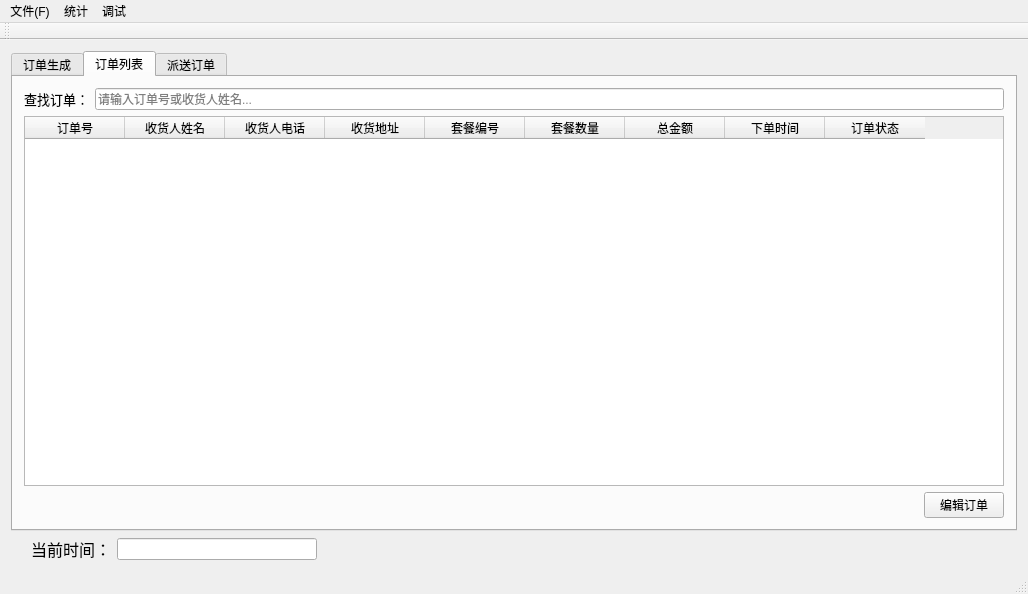
<?xml version="1.0" encoding="UTF-8"?>
<ui version="4.0">
 <class>MainWindowClass</class>
 <widget class="QMainWindow" name="MainWindowClass">
  <property name="geometry">
   <rect>
    <x>0</x>
    <y>0</y>
    <width>1028</width>
    <height>594</height>
   </rect>
  </property>
  <property name="windowTitle">
   <string>MainWindow</string>
  </property>
  <widget class="QWidget" name="centralWidget">
   <layout class="QHBoxLayout" name="horizontalLayout_10">
    <item>
     <layout class="QVBoxLayout" name="verticalLayout_4">
      <item>
       <widget class="QTabWidget" name="tabWidget">
        <property name="currentIndex">
         <number>1</number>
        </property>
        <widget class="QWidget" name="tab">
         <attribute name="title">
          <string>订单生成</string>
         </attribute>
         <layout class="QHBoxLayout" name="horizontalLayout_4">
          <item>
           <widget class="QSplitter" name="splitter">
            <property name="orientation">
             <enum>Qt::Orientation::Horizontal</enum>
            </property>
            <widget class="QGroupBox" name="groupBox">
             <property name="sizePolicy">
              <sizepolicy hsizetype="Preferred" vsizetype="Preferred">
               <horstretch>10</horstretch>
               <verstretch>0</verstretch>
              </sizepolicy>
             </property>
             <property name="title">
              <string>套餐</string>
             </property>
             <layout class="QHBoxLayout" name="horizontalLayout">
              <item>
               <widget class="QScrollArea" name="shelvesSetMealScrollArea">
                <property name="widgetResizable">
                 <bool>true</bool>
                </property>
                <widget class="QWidget" name="scrollAreaWidgetContents">
                 <property name="geometry">
                  <rect>
                   <x>0</x>
                   <y>0</y>
                   <width>704</width>
                   <height>388</height>
                  </rect>
                 </property>
                </widget>
               </widget>
              </item>
             </layout>
            </widget>
            <widget class="QGroupBox" name="groupBox_2">
             <property name="title">
              <string>购物车</string>
             </property>
             <layout class="QHBoxLayout" name="horizontalLayout_3">
              <item>
               <layout class="QVBoxLayout" name="verticalLayout">
                <item>
                 <layout class="QHBoxLayout" name="horizontalLayout_11">
                  <item>
                   <widget class="QLabel" name="label_2">
                    <property name="text">
                     <string>&lt;html&gt;&lt;head/&gt;&lt;body&gt;&lt;p&gt;&lt;span style=&quot; font-size:12pt; font-weight:700;&quot;&gt;总金额：&lt;/span&gt;&lt;/p&gt;&lt;/body&gt;&lt;/html&gt;</string>
                    </property>
                   </widget>
                  </item>
                  <item>
                   <widget class="QLineEdit" name="totalPriceLineEdit">
                    <property name="sizePolicy">
                     <sizepolicy hsizetype="Expanding" vsizetype="Fixed">
                      <horstretch>0</horstretch>
                      <verstretch>0</verstretch>
                     </sizepolicy>
                    </property>
                    <property name="readOnly">
                     <bool>true</bool>
                    </property>
                   </widget>
                  </item>
                  <item>
                   <spacer name="horizontalSpacer_5">
                    <property name="orientation">
                     <enum>Qt::Orientation::Horizontal</enum>
                    </property>
                    <property name="sizeHint" stdset="0">
                     <size>
                      <width>40</width>
                      <height>28</height>
                     </size>
                    </property>
                   </spacer>
                  </item>
                 </layout>
                </item>
                <item>
                 <widget class="QScrollArea" name="basketSetMealScrollArea">
                  <property name="widgetResizable">
                   <bool>true</bool>
                  </property>
                  <widget class="QWidget" name="scrollAreaWidgetContents_2">
                   <property name="geometry">
                    <rect>
                     <x>0</x>
                     <y>0</y>
                     <width>224</width>
                     <height>319</height>
                    </rect>
                   </property>
                  </widget>
                 </widget>
                </item>
                <item>
                 <layout class="QHBoxLayout" name="horizontalLayout_2">
                  <item>
                   <widget class="QPushButton" name="clearAllBasketSetMealsButton">
                    <property name="text">
                     <string>清空</string>
                    </property>
                   </widget>
                  </item>
                  <item>
                   <spacer name="horizontalSpacer">
                    <property name="orientation">
                     <enum>Qt::Orientation::Horizontal</enum>
                    </property>
                    <property name="sizeHint" stdset="0">
                     <size>
                      <width>40</width>
                      <height>20</height>
                     </size>
                    </property>
                   </spacer>
                  </item>
                  <item>
                   <widget class="QPushButton" name="settalPushButton">
                    <property name="text">
                     <string>去结算</string>
                    </property>
                   </widget>
                  </item>
                 </layout>
                </item>
               </layout>
              </item>
             </layout>
            </widget>
           </widget>
          </item>
         </layout>
        </widget>
        <widget class="QWidget" name="tab_2">
         <attribute name="title">
          <string>订单列表</string>
         </attribute>
         <layout class="QHBoxLayout" name="horizontalLayout_6">
          <item>
           <layout class="QVBoxLayout" name="verticalLayout_2">
            <item>
             <layout class="QHBoxLayout" name="horizontalLayout_12">
              <item>
               <widget class="QLabel" name="label_12">
                <property name="text">
                 <string>&lt;html&gt;&lt;head/&gt;&lt;body&gt;&lt;p&gt;&lt;span style=&quot; font-size:10pt;&quot;&gt;查找订单：&lt;/span&gt;&lt;/p&gt;&lt;/body&gt;&lt;/html&gt;</string>
                </property>
               </widget>
              </item>
              <item>
               <widget class="QLineEdit" name="fliterLineEdit">
                <property name="placeholderText">
                 <string>请输入订单号或收货人姓名...</string>
                </property>
               </widget>
              </item>
             </layout>
            </item>
            <item>
             <widget class="QTableWidget" name="orderListTable">
              <property name="frameShape">
               <enum>QFrame::Shape::StyledPanel</enum>
              </property>
              <property name="horizontalScrollBarPolicy">
               <enum>Qt::ScrollBarPolicy::ScrollBarAsNeeded</enum>
              </property>
              <property name="sizeAdjustPolicy">
               <enum>QAbstractScrollArea::SizeAdjustPolicy::AdjustIgnored</enum>
              </property>
              <property name="sortingEnabled">
               <bool>false</bool>
              </property>
              <property name="columnCount">
               <number>9</number>
              </property>
              <column>
               <property name="text">
                <string>订单号</string>
               </property>
              </column>
              <column>
               <property name="text">
                <string>收货人姓名</string>
               </property>
              </column>
              <column>
               <property name="text">
                <string>收货人电话</string>
               </property>
              </column>
              <column>
               <property name="text">
                <string>收货地址</string>
               </property>
              </column>
              <column>
               <property name="text">
                <string>套餐编号</string>
               </property>
              </column>
              <column>
               <property name="text">
                <string>套餐数量</string>
               </property>
              </column>
              <column>
               <property name="text">
                <string>总金额</string>
               </property>
              </column>
              <column>
               <property name="text">
                <string>下单时间</string>
               </property>
              </column>
              <column>
               <property name="text">
                <string>订单状态</string>
               </property>
              </column>
             </widget>
            </item>
            <item>
             <layout class="QHBoxLayout" name="horizontalLayout_5">
              <item>
               <spacer name="horizontalSpacer_2">
                <property name="orientation">
                 <enum>Qt::Orientation::Horizontal</enum>
                </property>
                <property name="sizeHint" stdset="0">
                 <size>
                  <width>40</width>
                  <height>20</height>
                 </size>
                </property>
               </spacer>
              </item>
              <item>
               <widget class="QPushButton" name="orderEditButton">
                <property name="text">
                 <string>编辑订单</string>
                </property>
               </widget>
              </item>
             </layout>
            </item>
           </layout>
          </item>
         </layout>
        </widget>
        <widget class="QWidget" name="tab_3">
         <attribute name="title">
          <string>派送订单</string>
         </attribute>
         <layout class="QHBoxLayout" name="horizontalLayout_8">
          <item>
           <layout class="QVBoxLayout" name="verticalLayout_3">
            <item>
             <widget class="QLabel" name="label_4">
              <property name="text">
               <string>&lt;html&gt;&lt;head/&gt;&lt;body&gt;&lt;p&gt;&lt;span style=&quot; font-size:14pt;&quot;&gt;待配送订单：&lt;/span&gt;&lt;/p&gt;&lt;/body&gt;&lt;/html&gt;</string>
              </property>
             </widget>
            </item>
            <item>
             <widget class="QTableWidget" name="waitingOrderTable">
              <column>
               <property name="text">
                <string>订单号</string>
               </property>
              </column>
              <column>
               <property name="text">
                <string>收货人姓名</string>
               </property>
              </column>
              <column>
               <property name="text">
                <string>收货人电话</string>
               </property>
              </column>
              <column>
               <property name="text">
                <string>收货地址</string>
               </property>
              </column>
              <column>
               <property name="text">
                <string>套餐编号</string>
               </property>
              </column>
              <column>
               <property name="text">
                <string>套餐数量</string>
               </property>
              </column>
              <column>
               <property name="text">
                <string>总金额</string>
               </property>
              </column>
              <column>
               <property name="text">
                <string>下单时间</string>
               </property>
              </column>
             </widget>
            </item>
            <item>
             <layout class="QHBoxLayout" name="horizontalLayout_7">
              <item>
               <spacer name="horizontalSpacer_3">
                <property name="orientation">
                 <enum>Qt::Orientation::Horizontal</enum>
                </property>
                <property name="sizeHint" stdset="0">
                 <size>
                  <width>40</width>
                  <height>20</height>
                 </size>
                </property>
               </spacer>
              </item>
              <item>
               <widget class="QLabel" name="label_3">
                <property name="text">
                 <string>骑手当前位置：</string>
                </property>
               </widget>
              </item>
              <item>
               <widget class="QLabel" name="stratPointLabel">
                <property name="text">
                 <string/>
                </property>
               </widget>
              </item>
              <item>
               <widget class="QPushButton" name="deliverButton">
                <property name="text">
                 <string>配送</string>
                </property>
               </widget>
              </item>
             </layout>
            </item>
           </layout>
          </item>
         </layout>
        </widget>
       </widget>
      </item>
      <item>
       <layout class="QHBoxLayout" name="horizontalLayout_9">
        <item>
         <spacer name="horizontalSpacer_6">
          <property name="orientation">
           <enum>Qt::Orientation::Horizontal</enum>
          </property>
          <property name="sizeType">
           <enum>QSizePolicy::Policy::Maximum</enum>
          </property>
          <property name="sizeHint" stdset="0">
           <size>
            <width>20</width>
            <height>20</height>
           </size>
          </property>
         </spacer>
        </item>
        <item>
         <widget class="QLabel" name="label">
          <property name="text">
           <string>&lt;html&gt;&lt;head/&gt;&lt;body&gt;&lt;p&gt;&lt;span style=&quot; font-size:12pt;&quot;&gt;当前时间：&lt;/span&gt;&lt;/p&gt;&lt;/body&gt;&lt;/html&gt;</string>
          </property>
         </widget>
        </item>
        <item>
         <widget class="QLineEdit" name="localTimeLineEdit">
          <property name="maximumSize">
           <size>
            <width>200</width>
            <height>16777215</height>
           </size>
          </property>
          <property name="styleSheet">
           <string notr="true">font: 12pt &quot;Microsoft YaHei UI&quot;;</string>
          </property>
          <property name="readOnly">
           <bool>true</bool>
          </property>
         </widget>
        </item>
        <item>
         <spacer name="horizontalSpacer_4">
          <property name="orientation">
           <enum>Qt::Orientation::Horizontal</enum>
          </property>
          <property name="sizeHint" stdset="0">
           <size>
            <width>40</width>
            <height>20</height>
           </size>
          </property>
         </spacer>
        </item>
       </layout>
      </item>
     </layout>
    </item>
   </layout>
  </widget>
  <widget class="QMenuBar" name="menuBar">
   <property name="geometry">
    <rect>
     <x>0</x>
     <y>0</y>
     <width>1028</width>
     <height>20</height>
    </rect>
   </property>
   <widget class="QMenu" name="menu">
    <property name="title">
     <string>文件(F)</string>
    </property>
    <widget class="QMenu" name="loadMenu">
     <property name="title">
      <string>加载</string>
     </property>
     <addaction name="loadSetMeals"/>
     <addaction name="loadOrders"/>
     <addaction name="loadAddresses"/>
    </widget>
    <addaction name="fileSettingButton"/>
    <addaction name="loadMenu"/>
   </widget>
   <widget class="QMenu" name="menu_2">
    <property name="title">
     <string>调试</string>
    </property>
    <addaction name="startWorkButton"/>
    <addaction name="afterWorkButton"/>
    <addaction name="separator"/>
    <addaction name="addSetMealButton"/>
   </widget>
   <widget class="QMenu" name="menu_3">
    <property name="title">
     <string>统计</string>
    </property>
    <addaction name="dailyStats"/>
    <addaction name="monthlyStats"/>
    <addaction name="addressStats"/>
    <addaction name="separator"/>
    <addaction name="allStats"/>
   </widget>
   <addaction name="menu"/>
   <addaction name="menu_3"/>
   <addaction name="menu_2"/>
  </widget>
  <widget class="QToolBar" name="mainToolBar">
   <attribute name="toolBarArea">
    <enum>TopToolBarArea</enum>
   </attribute>
   <attribute name="toolBarBreak">
    <bool>false</bool>
   </attribute>
  </widget>
  <widget class="QStatusBar" name="statusBar"/>
  <action name="action">
   <property name="text">
    <string>导入</string>
   </property>
  </action>
  <action name="action_2">
   <property name="text">
    <string>导出</string>
   </property>
  </action>
  <action name="fileSettingButton">
   <property name="text">
    <string>配置</string>
   </property>
  </action>
  <action name="startWorkButton">
   <property name="text">
    <string>上班</string>
   </property>
  </action>
  <action name="afterWorkButton">
   <property name="text">
    <string>下班</string>
   </property>
  </action>
  <action name="loadSetMeals">
   <property name="text">
    <string>套餐</string>
   </property>
  </action>
  <action name="loadOrders">
   <property name="text">
    <string>订单</string>
   </property>
  </action>
  <action name="loadAddresses">
   <property name="text">
    <string>地址</string>
   </property>
  </action>
  <action name="dailyStats">
   <property name="text">
    <string>当天订单</string>
   </property>
  </action>
  <action name="monthlyStats">
   <property name="text">
    <string>当月套餐</string>
   </property>
  </action>
  <action name="allStats">
   <property name="text">
    <string>展示所有</string>
   </property>
  </action>
  <action name="addSetMealButton">
   <property name="text">
    <string>添加套餐</string>
   </property>
  </action>
  <action name="addressStats">
   <property name="text">
    <string>配送地址统计</string>
   </property>
  </action>
 </widget>
 <layoutdefault spacing="6" margin="11"/>
 <resources>
  <include location="MainWindow.qrc"/>
 </resources>
 <connections/>
</ui>
